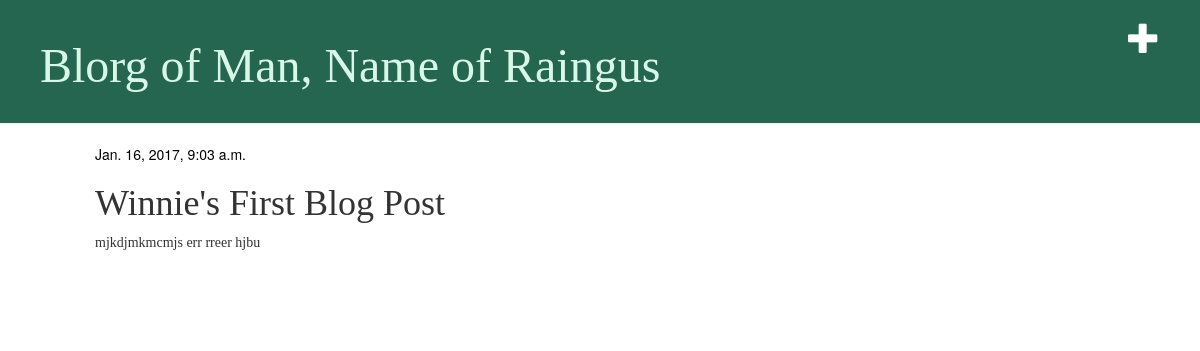
The app's page /post/1/ with its own data.
### blog/models.py (models this page shows, shortened)
class Post(models.Model):
    author = models.ForeignKey('auth.User')
    title = models.CharField(max_length=200)
    text = models.TextField()
    created_date = models.DateTimeField(default=timezone.now)
    published_date = models.DateTimeField(blank=True, null=True)

### blog/views.py (the view)
# urls.py: url(r'^post/(?P<pk>\d+)/$', views.post_detail, name='post_detail'),
def post_detail(request, pk):
    post = get_object_or_404(Post, pk=pk)
    return render(request, 'Blog/post_detail.html', {'post': post})

### blog/Templates/Blog/post_detail.html
{% extends 'Blog/base.html' %}
{% block content %}
    <div class="post">
        {% if post.published_date %}
            <div class ="date">
                {{ post.published_date}}
            </div>
        {% endif %}
        <h1>{{ post.title }}</h1>
        <p>{{ post.text|linebreaksbr }}</p>
    </div>
{% endblock %}

### blog/static/css/blog.css (style rules this page uses)
h1, h2, h3, h4 { font-family: 'Amatic SC', cursive; }
.date { color: #000000; }
.post { margin-bottom: 70px; }
p { font-family: 'Cormorant', serif; }
.post { padding-left: 40px; }

### records on screen
Post: published_date "Jan. 16, 2017, 9:03 a.m.", title "Winnie's First Blog Post", text "mjkdjmkmcmjs err rreer hjbu"
